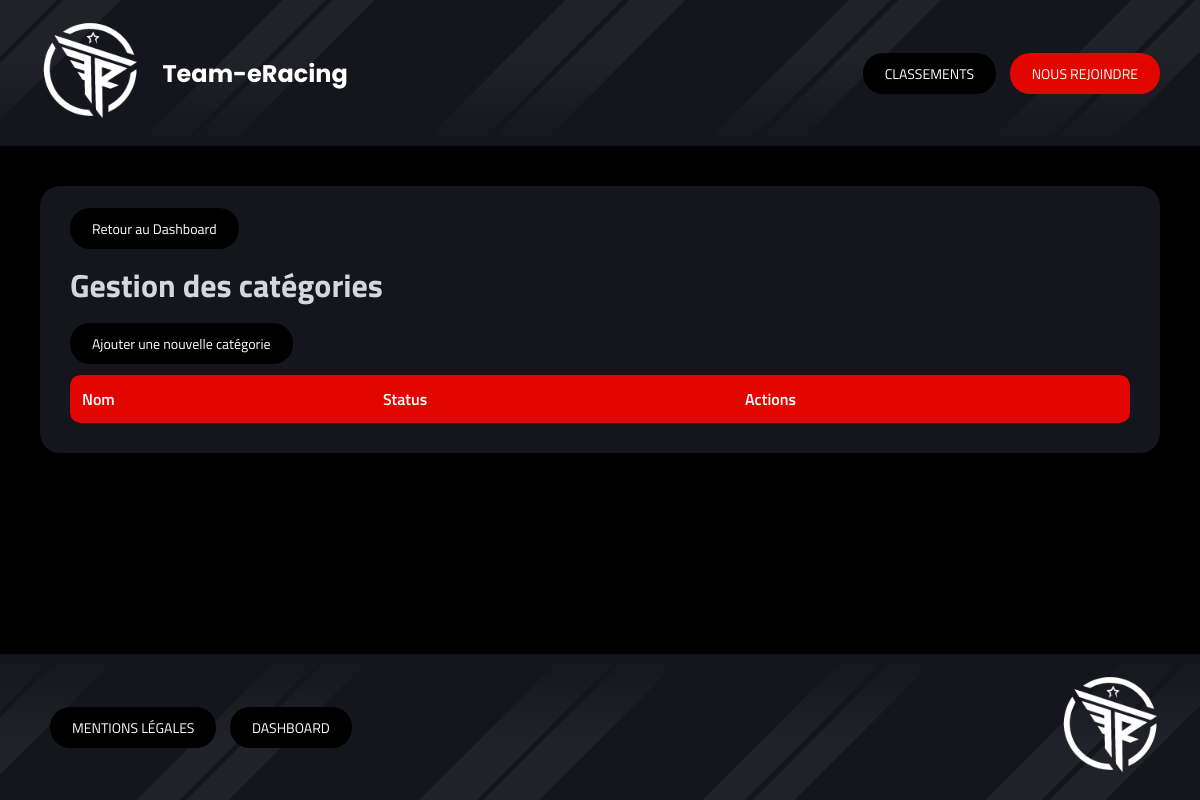
The page /index.php?controller=categories&action=index (signed in) on the database as committed earlier.
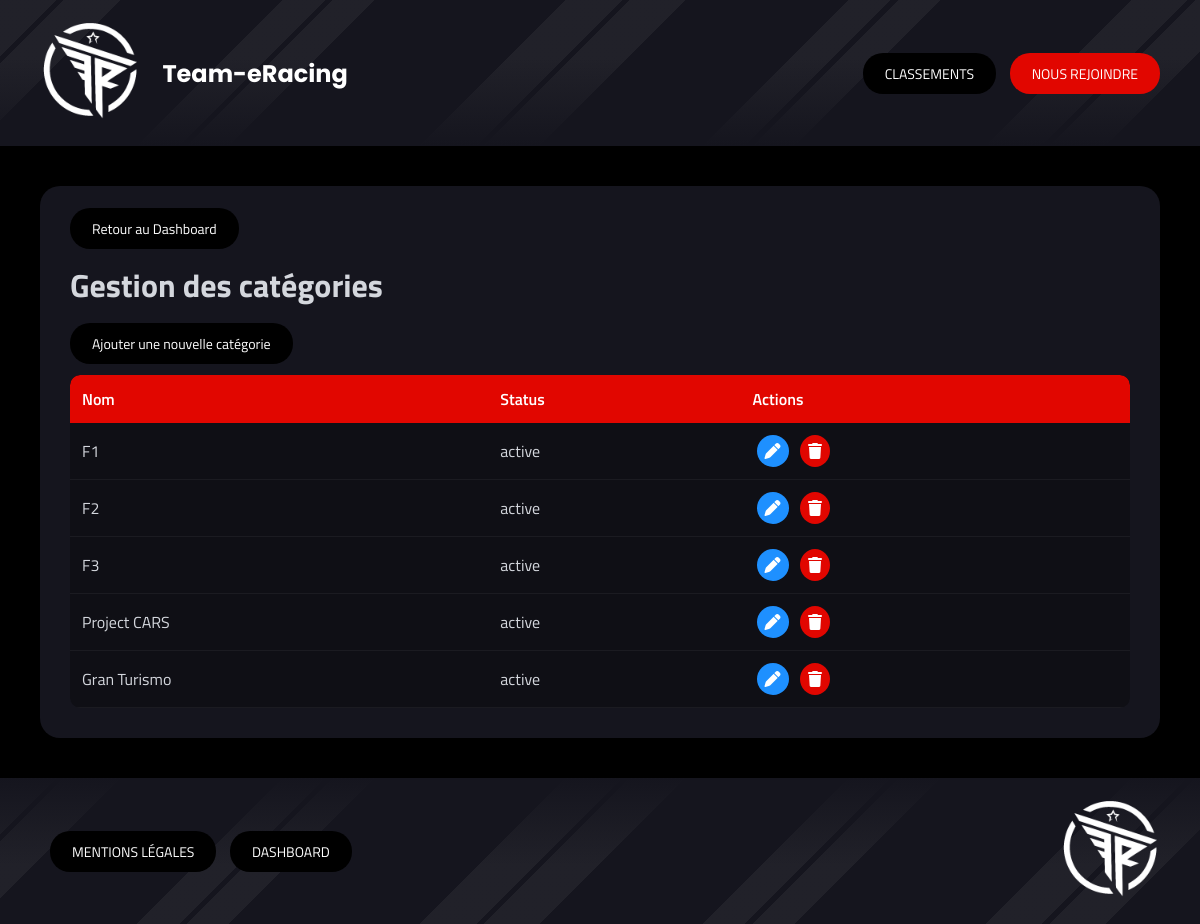
The same page on the database as committed later.
### tables this page shows
CREATE TABLE categories (
  id INT AUTO_INCREMENT PRIMARY KEY,
  name VARCHAR(50) NOT NULL UNIQUE,
  status ENUM('active','desactive') DEFAULT 'active'
);

### Autoloader.php (called while the page is built, shortened)
<?php
class Autoloader{
    static function autoload($class){
        $class = str_replace(__NAMESPACE__.'\\','',$class);
        $class = str_replace('\\','/',$class);
    }
}
?>

### Core/Auth.php (called while the page is built, shortened)
<?php
class Auth
{
    public static function start()
    {
        if (session_status() === PHP_SESSION_NONE) {
            $secure = (!empty($_SERVER['HTTPS']) && $_SERVER['HTTPS'] === 'on') ||
                    (!empty($_SERVER['HTTP_X_FORWARDED_PROTO']) && $_SERVER['HTTP_X_FORWARDED_PROTO'] === 'https');
            $lifetime = 300 ;
        }
    }
    public static function check(): bool
    {
        return isset($_SESSION['user_id']);
    }
    public static function hasRole(string $requiredRole): bool
    {
        return isset($_SESSION['role']) && $_SESSION['role'] === $requiredRole;
    }
}

### Controllers/Controller.php (called while the page is built, shortened)
<?php
abstract class Controller
{
    protected function authMiddleware(string|array $requiredRoles = null)
    {
        if ($requiredRoles) {
            if (is_array($requiredRoles)) {
                foreach ($requiredRoles as $role) {
                    if (\App\Core\Auth::hasRole($role)) {
                        $userHasRole = true;
                        break;
                    }
                }
            } else {
                $userHasRole = \App\Core\Auth::hasRole($requiredRoles);
            }
        }
    }
    public function render(string $path, array $data = [])
    {
        extract($data);
        include dirname(__DIR__) . '/Views/' . $path . '.php';
        $content = ob_get_clean();
        include dirname(__DIR__) . '/Views/base.php';
    }
}
?>

### Controllers/CategoriesController.php (called while the page is built, shortened)
<?php
class CategoriesController extends Controller {
    public function index()
    {
        $categories = CategoriesModel::all();
        $this->render('dashboard/categories/index', [
            'list' => $categories
        ]);
    }
}
?>

### public/index.php (called while the page is built, shortened)
<?php
include '../Autoloader.php';
$route = new Router();
$route->routes();
?>

### Core/DbConnect.php (called while the page is built, shortened)
<?php
class DbConnect
{
    protected $connection;
    public function getConnection()
    {
        return $this->connection;
    }
    public function __construct()
    {
        try {
            $dsn = 'mysql:host=' . self::SERVER . ';dbname=' . self::BASE . ';charset=utf8mb4';
                $this->connection = new PDO($dsn, self::USER, self::PASSWORD, [
                    PDO::ATTR_ERRMODE => PDO::ERRMODE_EXCEPTION,
                    PDO::ATTR_DEFAULT_FETCH_MODE => PDO::FETCH_OBJ,
                    PDO::ATTR_EMULATE_PREPARES => false
                ]);
        } catch (Exception $e) {
            die('Erreur : ' . $e->getMessage());
        }
    }
}
?>

### Models/CategoriesModel.php (called while the page is built, shortened)
<?php
class CategoriesModel extends DbConnect {
    public static function all(){
        $db = new DbConnect();
        return $db->getConnection()->query("
            SELECT id, name, status
            FROM categories
            ORDER BY id ASC
        ")->fetchAll();
    }
}
?>

### Views/dashboard/categories/index.php (the view, shortened to what this page needs)
<div class="section-dashboard">
    <div class="section-header">
        <a class="nav-btn-dashboard" href="index.php?controller=dashboard">Retour au Dashboard</a>
        <h1>Gestion des catégories</h1>
        <a class="nav-btn-dashboard" href="index.php?controller=categories&action=create">Ajouter une nouvelle catégorie</a>
    </div>
    <div class="table-responsive">
        <table class="dashboard-table">
            <thead>
                <tr>
                    <th>Nom</th>
                    <th>Status</th>
                    <th class="actions-column">Actions</th>
                </tr>
            </thead>
            <tbody>
                <?php foreach ($list as $cat): ?>
                <tr>
                    <td><?= htmlspecialchars($cat->name) ?></td>
                    <td><?= htmlspecialchars($cat->status) ?></td>
                    <td class="actions">
                        <a class="action-btn edit" href="index.php?controller=categories&action=update&id=<?= $cat->id ?>">
                            <i class="fa-solid fa-pen"></i>
                        </a>
                        <a class="action-btn delete" href="index.php?controller=categories&action=delete&id=<?= $cat->id ?>">
                            <i class="fa-solid fa-trash"></i>
                        </a>
                    </td>
                </tr>
                <?php endforeach; ?>
            </tbody>
        </table>
    </div>
</div>

### Core/Router.php (shortened to what this page needs)
<?php
class Router
{
    public function routes()
    {
        $controllerName = isset($_GET['controller']) ? ucfirst(array_shift($_GET)) : 'Home';
        $controllerClass = '\\App\\Controllers\\' . $controllerName . 'Controller';
        $action = isset($_GET['action']) ? array_shift($_GET) : 'index';
        if (class_exists($controllerClass)) {
            $controller = new $controllerClass();
            if (method_exists($controller, $action)) {
                call_user_func_array([$controller, $action], $_GET ?? []);
            } else {
                $this->render404();
            }
        } else {
            $this->render404();
        }
    }
}
?>

### Views/base.php (shortened to what this page needs)
<!DOCTYPE html>
<html lang="fr">
<head>
<link rel="stylesheet" href="style-v1.7.css" />
</head>
<body>
<header>
<div class="logo_and_name_header">
    <div class="logo_header">
        <a href="index.php"><img src="img/logo_team_eracing.png" alt="Logo Communauté Team-eRacing"></a>
    </div>
    <h2 class="name_header">Team-eRacing</h2>
</div>
<nav>
<a class="nav-btn" href="index.php?controller=classements">CLASSEMENTS</a>
<a class="nav-btn red" href="index.php?controller=join">NOUS REJOINDRE</a>
</nav>
</header>
<main>
<?= $content ?>
</main>
<footer>
<div>
<a class="nav-btn" href="index.php?controller=mentions">MENTIONS LÉGALES</a>
<a class="nav-btn" href="index.php?controller=dashboard">DASHBOARD</a>
</div>
<div class="logo_footer"><a href="index.php"><img src="img/logo_team_eracing.png" alt="Logo Communauté Team-eRacing"></a></div>
</footer>
</body>
</html>

### public/style-v1.7.css (style rules this page uses)
html, body { height: 100%; margin: 0; padding: 0; background: #000000; font-family: 'Titillium Web', 'Segoe UI', 'Helvetica Neue', Arial, sans-serif; color: #d4d7dd; }
body { display: flex; flex-direction: column; }
main { flex: 1; }
footer { margin-top: auto; }
header, footer { display: flex; justify-content: space-between; align-items: center; padding: 20px 40px; background: #15151E; --fade-dir: to bottom; background-image: linear-gradient(var(--fade-dir), transparent 40%, #15151E 100% ), repeating-linear-gradient( 135deg, rgba(255,255,255,0.05) 0 40px, transparent 40px 45px, rgba(255,255,255,0.05) 45px 85px, transparent 85px 200px, rgba(255,255,255,0.05) 200px 230px, transparent 230px 235px, rgba(255,255,255,0.05) 235px 265px, transparent 265px 400px ); }
footer { --fade-dir: to top; }
.nav-btn { padding: 10px 22px; border-radius: 20px; background: #000000; color: white; text-decoration: none; margin-left: 10px; font-size: 14px; cursor: pointer; transition: background-color 0.3s; }
.nav-btn.red { background: #E10600; }
.section-dashboard { background: #15151E; margin: 40px; padding: 30px; border-radius: 20px; gap: 20px; }
.nav-btn-dashboard { padding: 10px 22px; border-radius: 20px; background: #000000; color: white; text-decoration: none; font-size: 14px; cursor: pointer; transition: background-color 0.3s; }
.logo_and_name_header { display: flex; align-items: center; width: 40%; }
.logo_header img, .logo_footer img { max-width: 100px; height: auto; }
.name_header { font-family: 'Poppins', 'Segoe UI', 'Helvetica Neue', Arial, sans-serif; color: white; padding-left: 5%; }
.table-responsive { overflow-x: auto; border-radius: 10px; margin-top: 20px; }
.dashboard-table { width: 100%; border-collapse: collapse; background: #0f0f15; border-radius: 10px; overflow: hidden; }
.dashboard-table th { background: #E10600; padding: 12px; text-align: left; color: white; font-weight: 600; }
.dashboard-table td { padding: 12px; border-bottom: 1px solid rgba(255,255,255,0.05); }
.actions-column { text-align: center; }
.action-btn { padding: 8px; border-radius: 50%; margin: 0 4px; text-decoration: none; display: inline-flex; }
.action-btn.edit { background: #1e90ff; color: white; }
.action-btn.delete { background: #E10600; color: white; }

Rows that differ between the two databases and show on the page:
added categories: name "F1", status "active"
added categories: name "F2", status "active"
added categories: name "F3", status "active"
added categories: name "Project CARS", status "active"
added categories: name "Gran Turismo", status "active"
